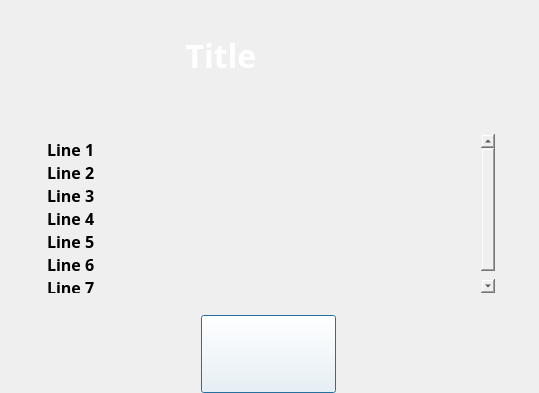
<?xml version="1.0" encoding="UTF-8"?>
<ui version="4.0">
 <class>MessageDialog</class>
 <widget class="QDialog" name="MessageDialog">
  <property name="geometry">
   <rect>
    <x>0</x>
    <y>0</y>
    <width>539</width>
    <height>393</height>
   </rect>
  </property>
  <property name="windowTitle">
   <string>Dialog</string>
  </property>
  <widget class="QLabel" name="backgroundLabel">
   <property name="geometry">
    <rect>
     <x>0</x>
     <y>0</y>
     <width>539</width>
     <height>393</height>
    </rect>
   </property>
   <property name="text">
    <string/>
   </property>
   <property name="pixmap">
    <pixmap resource="../../resources/images/images.qrc">:/images/screens/form_m.jpg</pixmap>
   </property>
  </widget>
  <widget class="QPushButton" name="okBtn">
   <property name="geometry">
    <rect>
     <x>201</x>
     <y>315</y>
     <width>135</width>
     <height>78</height>
    </rect>
   </property>
   <property name="styleSheet">
    <string notr="true">background-color: rgba(255, 255, 255, 0);</string>
   </property>
   <property name="text">
    <string/>
   </property>
   <property name="icon">
    <iconset resource="../../resources/images/images.qrc">
     <normaloff>:/images/screens/button_ok.png</normaloff>:/images/screens/button_ok.png</iconset>
   </property>
   <property name="iconSize">
    <size>
     <width>135</width>
     <height>78</height>
    </size>
   </property>
  </widget>
  <widget class="QTextBrowser" name="msgTB">
   <property name="geometry">
    <rect>
     <x>43</x>
     <y>134</y>
     <width>452</width>
     <height>159</height>
    </rect>
   </property>
   <property name="font">
    <font>
     <family>微软雅黑</family>
     <pointsize>12</pointsize>
     <bold>true</bold>
    </font>
   </property>
   <property name="styleSheet">
    <string notr="true">background: transparent; color: black; border: 0;</string>
   </property>
   <property name="lineWrapMode">
    <enum>QTextEdit::NoWrap</enum>
   </property>
   <property name="html">
    <string>&lt;!DOCTYPE HTML PUBLIC &quot;-//W3C//DTD HTML 4.0//EN&quot; &quot;http://www.w3.org/TR/REC-html40/strict.dtd&quot;&gt;
&lt;html&gt;&lt;head&gt;&lt;meta name=&quot;qrichtext&quot; content=&quot;1&quot; /&gt;&lt;meta charset=&quot;utf-8&quot; /&gt;&lt;style type=&quot;text/css&quot;&gt;
p, li { white-space: pre-wrap; }
hr { height: 1px; border-width: 0; }
li.unchecked::marker { content: &quot;\2610&quot;; }
li.checked::marker { content: &quot;\2612&quot;; }
&lt;/style&gt;&lt;/head&gt;&lt;body style=&quot; font-family:'微软雅黑'; font-size:12pt; font-weight:700; font-style:normal;&quot;&gt;
&lt;p style=&quot; margin-top:0px; margin-bottom:0px; margin-left:0px; margin-right:0px; -qt-block-indent:0; text-indent:0px;&quot;&gt;&lt;span style=&quot; font-family:'Segoe UI';&quot;&gt;Line 1&lt;/span&gt;&lt;/p&gt;
&lt;p style=&quot; margin-top:0px; margin-bottom:0px; margin-left:0px; margin-right:0px; -qt-block-indent:0; text-indent:0px;&quot;&gt;&lt;span style=&quot; font-family:'Segoe UI';&quot;&gt;Line 2&lt;/span&gt;&lt;/p&gt;
&lt;p style=&quot; margin-top:0px; margin-bottom:0px; margin-left:0px; margin-right:0px; -qt-block-indent:0; text-indent:0px;&quot;&gt;&lt;span style=&quot; font-family:'Segoe UI';&quot;&gt;Line 3&lt;/span&gt;&lt;/p&gt;
&lt;p style=&quot; margin-top:0px; margin-bottom:0px; margin-left:0px; margin-right:0px; -qt-block-indent:0; text-indent:0px;&quot;&gt;&lt;span style=&quot; font-family:'Segoe UI';&quot;&gt;Line 4&lt;/span&gt;&lt;/p&gt;
&lt;p style=&quot; margin-top:0px; margin-bottom:0px; margin-left:0px; margin-right:0px; -qt-block-indent:0; text-indent:0px;&quot;&gt;&lt;span style=&quot; font-family:'Segoe UI';&quot;&gt;Line 5&lt;/span&gt;&lt;/p&gt;
&lt;p style=&quot; margin-top:0px; margin-bottom:0px; margin-left:0px; margin-right:0px; -qt-block-indent:0; text-indent:0px;&quot;&gt;&lt;span style=&quot; font-family:'Segoe UI';&quot;&gt;Line 6&lt;/span&gt;&lt;/p&gt;
&lt;p style=&quot; margin-top:0px; margin-bottom:0px; margin-left:0px; margin-right:0px; -qt-block-indent:0; text-indent:0px;&quot;&gt;&lt;span style=&quot; font-family:'Segoe UI';&quot;&gt;Line 7&lt;/span&gt;&lt;/p&gt;&lt;/body&gt;&lt;/html&gt;</string>
   </property>
   <property name="acceptRichText">
    <bool>true</bool>
   </property>
  </widget>
  <widget class="QLabel" name="titleLbl">
   <property name="geometry">
    <rect>
     <x>63</x>
     <y>27</y>
     <width>316</width>
     <height>57</height>
    </rect>
   </property>
   <property name="font">
    <font>
     <family>微软雅黑</family>
     <pointsize>24</pointsize>
     <bold>true</bold>
    </font>
   </property>
   <property name="styleSheet">
    <string notr="true">color: white</string>
   </property>
   <property name="text">
    <string>Title</string>
   </property>
   <property name="alignment">
    <set>Qt::AlignCenter</set>
   </property>
  </widget>
  <widget class="QLabel" name="imgLbl">
   <property name="geometry">
    <rect>
     <x>435</x>
     <y>7</y>
     <width>94</width>
     <height>93</height>
    </rect>
   </property>
   <property name="text">
    <string/>
   </property>
   <property name="pixmap">
    <pixmap resource="../../resources/images/images.qrc">:/images/screens/icon_m.png</pixmap>
   </property>
  </widget>
 </widget>
 <resources>
  <include location="../../resources/images/images.qrc"/>
 </resources>
 <connections>
  <connection>
   <sender>okBtn</sender>
   <signal>released()</signal>
   <receiver>MessageDialog</receiver>
   <slot>close()</slot>
   <hints>
    <hint type="sourcelabel">
     <x>268</x>
     <y>353</y>
    </hint>
    <hint type="destinationlabel">
     <x>269</x>
     <y>196</y>
    </hint>
   </hints>
  </connection>
 </connections>
</ui>
